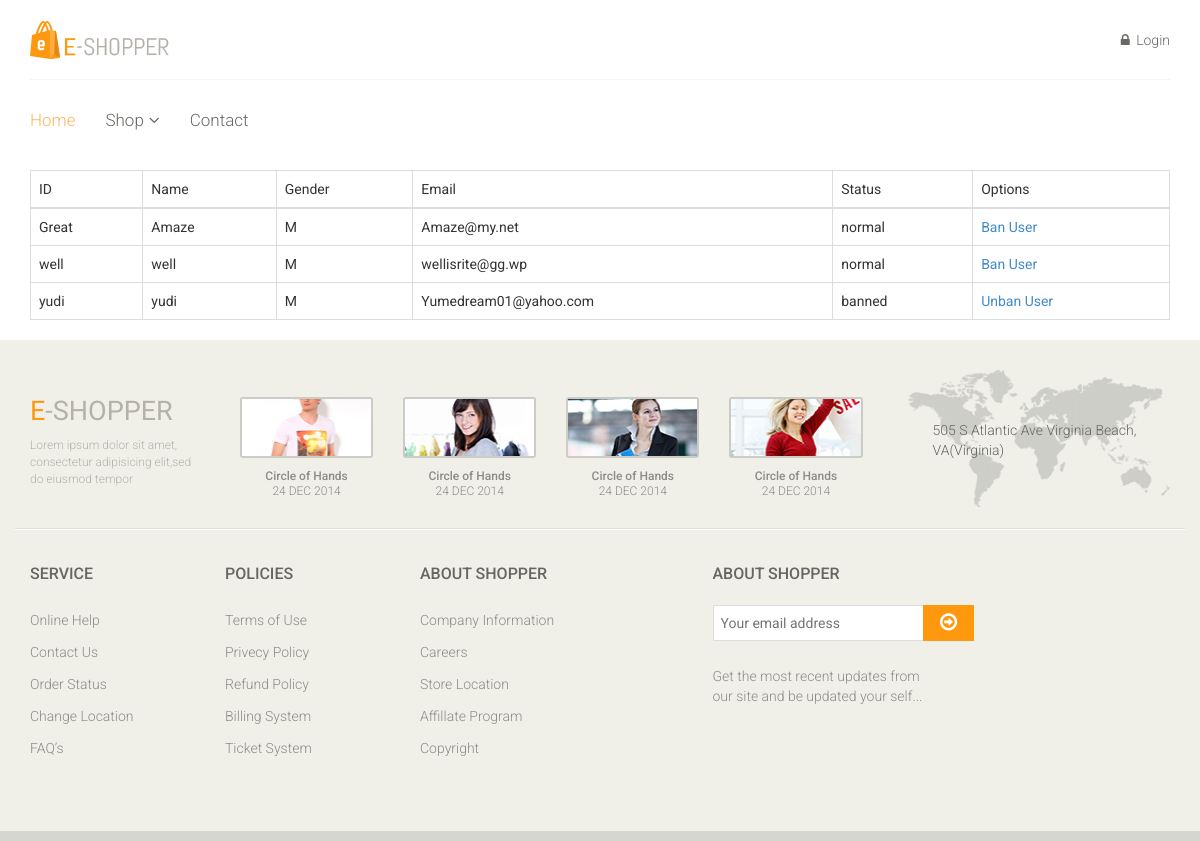
The page /users.php on the database its author committed.
### tables this page shows
CREATE TABLE `users` (
  `id` varchar(50) NOT NULL,
  `pwd` varchar(200) NOT NULL,
  `name` varchar(50) NOT NULL,
  `gender` char(1) NOT NULL,
  `address` varchar(63) NOT NULL,
  `email` varchar(60) NOT NULL,
  `type` varchar(30) NOT NULL DEFAULT 'normal'
);

### process/users.php (called while the page is built, shortened)
<?php require_once('connection.php');?>
<?php
class users{
	private $conn;
	function __construct(){
		$this->well=new connection();
		$this->conn=$this->well->getConnect();
	}
	function getUsers(){
		$sql=$this->conn->prepare("select * from users where type<>'admin'");
		$sql->execute();
		$result=$sql->fetchAll();
		return $result;
	}
 }
 ?>

### process/connection.php (called while the page is built, shortened)
<?php
class Connection{
	private $servername="localhost";
	private $database="uas";
	private $username="root";
	private $password="";
	private $conn;
	function __construct(){
		$this->conn=null;
	}
	public function getConnect()
	  {
	    if ($this->conn == null) {
	      try {
	        $this->conn = new PDO('mysql:host='.$this->servername.';dbname='.$this->database.';', $this->username, $this->password);
	        $this->conn->setAttribute(PDO::ATTR_ERRMODE, PDO::ERRMODE_EXCEPTION);
	        $this->conn->setAttribute(PDO::ATTR_DEFAULT_FETCH_MODE, PDO::FETCH_ASSOC);
	      } catch (PDOException $e) {
	        die($e->getMessage());
	      }
	    }
   		 return $this->conn;
  }
}
 ?>

### users.php (the view)
<?php require_once('header.php');?>
<?php require_once('process/users.php');
$u=new users();
$users=$u->getUsers();
 ?>
<div class="container">
	<div class="table-responsive cart_info">
				<table class="table table-bordered">
					<thead>
						<tr class="cart_menu">
							<td>ID</td>
							<td>Name</td>
							<td>Gender</td>
							<td>Email</td>
							<td>Status</td>
							<td>Options</td>
						</tr>
					</thead>
					<tbody>
					<?php foreach ($users as $i) {?>
					<tr>
						<td><?php echo $i['id']; ?></td>
						<td><?php echo $i['name']; ?></td>
						<td><?php echo $i['gender']; ?></td>
						<td><?php echo $i['email']; ?></td>
						<td><?php echo $i['type'];?></td>
						<?php if($i['type']=="normal"){?>
						<td><a href="process/banuser.php?id=<?php echo $i['id']; ?>">Ban User</a></td>
						<?php }else{?>
						<td><a href="process/unbanuser.php?id=<?php echo $i['id']; ?>">Unban User</a></td>
						<?php } ?>
					</tr>
					<?php } ?>
					</tbody>
				</table>
	</div>
	</div>
<?php require_once('footer.php'); ?>

### css/main.css (style rules this page uses)
body { font-family: 'Roboto', sans-serif; background:; position: relative; font-weight:400px; }
a { -webkit-transition: 300ms; -moz-transition: 300ms; -o-transition: 300ms; transition: 300ms; }
.cart_info table tr td { border-top: 0 none; vertical-align: inherit; }

### rows shown on the page
users: id "Great", name "Amaze", gender "M", email "Amaze@my.net", type "normal"
users: id "well", name "well", gender "M", email "wellisrite@gg.wp", type "normal"
users: id "yudi", name "yudi", gender "M", email "Yumedream01@yahoo.com", type "banned"
